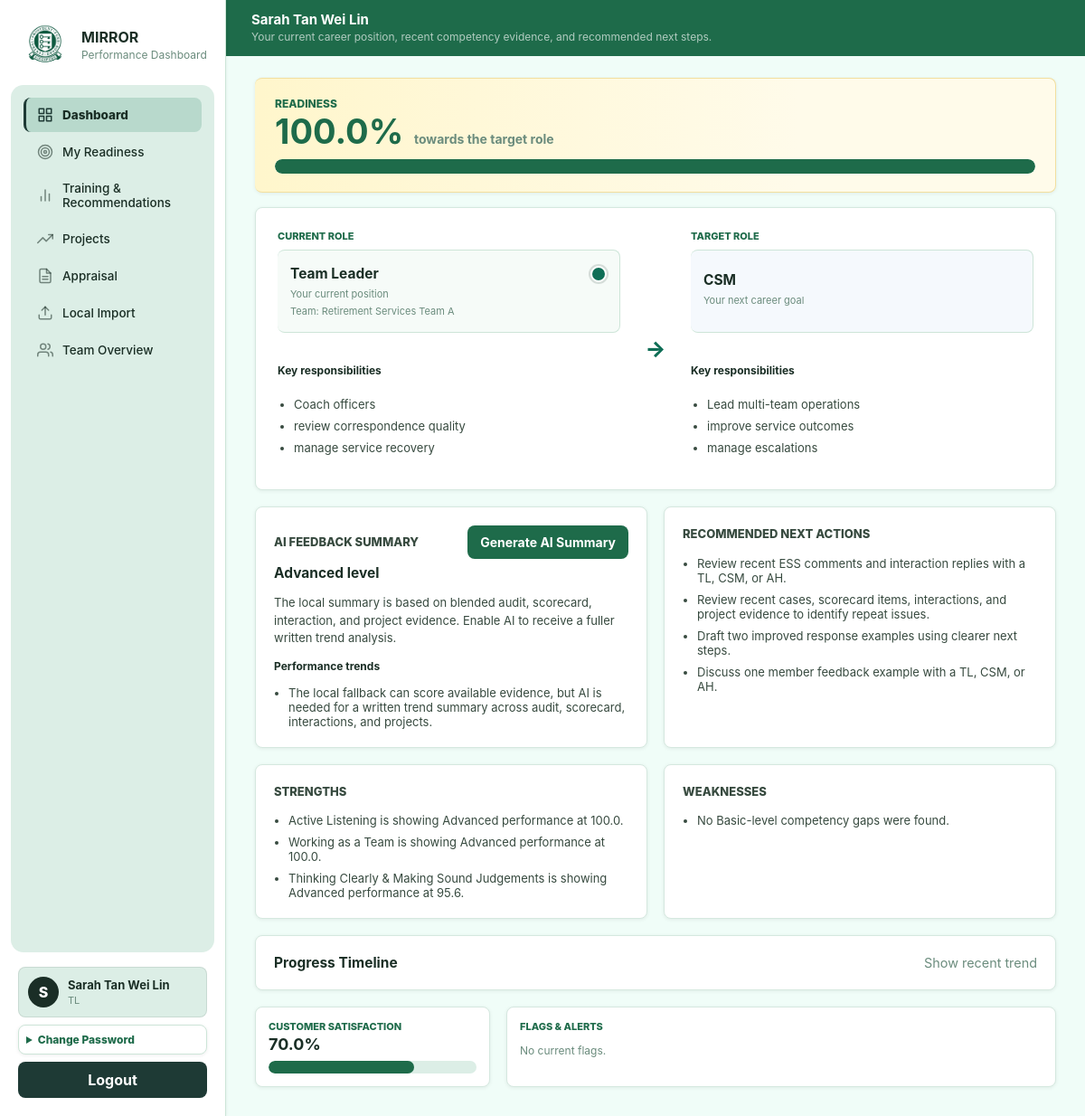
The app's page /dashboard (signed in) with its own data.
### tables this page shows
CREATE TABLE "users" (
              id TEXT PRIMARY KEY,
              username TEXT NOT NULL UNIQUE,
              password_hash TEXT NOT NULL,
              name TEXT NOT NULL,
              role TEXT NOT NULL CHECK (role IN ('CSE', 'TL', 'CSM', 'AH', 'Admin')),
              record_version INTEGER NOT NULL DEFAULT 1,
              updated_at TEXT NOT NULL DEFAULT CURRENT_TIMESTAMP
            );

CREATE TABLE "career_profiles" (
              officer_id TEXT PRIMARY KEY,
              current_role TEXT NOT NULL,
              target_role TEXT NOT NULL,
              responsibilities_json TEXT NOT NULL DEFAULT '[]',
              target_responsibilities_json TEXT NOT NULL DEFAULT '[]',
              updated_at TEXT NOT NULL DEFAULT CURRENT_TIMESTAMP,
              FOREIGN KEY(officer_id) REFERENCES users(id)
            );

### app.py (the view)
@app.route("/dashboard")
@login_required
def dashboard():
    if (
        current_user()["role"] == "Admin"
        and not request.args.get("officer_id")
        and not session.get("view_as_id")
    ):
        return redirect(url_for("admin_page"))
    visible, officer = resolve_visible_officer()
    requested_months = request.args.get("months")
    if requested_months in {"3", "6", "12"}:
        session["dashboard_months"] = requested_months
    months = session.get("dashboard_months", "3")
    data = dashboard_portal_data(
        officer["id"],
        months=int(months) if months.isdigit() else 3,
    )
    return render_page("dashboard.html", data=data, users=visible, officer=officer)

### app.py (called while the page is built)
def current_user():
    user_id = session.get("user_id")
    return find_user(user_id) if user_id else None

def login_required(fn):
    @wraps(fn)
    def wrapper(*args, **kwargs):
        if not current_user():
            return redirect(url_for("login"))
        return fn(*args, **kwargs)
    return wrapper

def render_page(template_name, **page_data):
    user = current_user()
    page_data["logged_in_user"] = user
    visible = visible_users(user, list_users()) if user else []
    viewed_user_id = session.get("view_as_id")
    viewed_user = find_user(viewed_user_id) if viewed_user_id else user
    nav_user = viewed_user if user and user["role"] == "Admin" and viewed_user and viewed_user["id"] != user["id"] else user
    page_data["viewed_user"] = viewed_user
    page_data["nav_user"] = nav_user
    page_data["viewing_options"] = visible
    return render_template(template_name, **page_data)

def resolve_visible_officer():
    user = current_user()
    users = list_users()
    visible = visible_users(user, users)
    officer_id = (
        request.values.get("officer_id")
        or session.get("view_as_id")
        or user["id"]
    )
    if user["role"] == "CSE":
        officer_id = user["id"]
    officer = find_user(officer_id)
    if officer is None:
        officer = user
    if not can_view_user(user, officer):
        abort(403)
    return visible, officer

### db.py (called while the page is built)
def db_path() -> Path:
    return Path(os.getenv("MIRROR_DB_PATH", str(DEFAULT_DB))).resolve()

def connect(path: Path | None = None) -> sqlite3.Connection:
    path = path or db_path()                            ## If caller gives a path, use it. Otherwise use normal app DB path.
    path.parent.mkdir(parents=True, exist_ok=True)      ## create the folder if missing
    conn = sqlite3.connect(path)                        ## opens the DB file, if file does not exist, SQLite can create it
    conn.row_factory = sqlite3.Row                      ## makes rows accessible by column name row["username"] (instead of just index row[0])
    conn.execute("PRAGMA foreign_keys = ON")            ## turns on foreign keys
    conn.execute("PRAGMA journal_mode = WAL")           ## WAL mode helps SQLite handle read/writes more smoothly
    return conn                                         ## return the open connection

def row_to_dict(row: sqlite3.Row | None) -> dict[str, Any] | None:
    return dict(row) if row else None

### services/ai_client.py (called while the page is built)
def ai_provider() -> str:
    return os.getenv("AI_PROVIDER", "local").strip().lower()

### templates/dashboard.html (shortened to what this page needs)
{% extends "base.html" %}
{% block content %}
<header class="page-header">
  <div>
    <h1>{{ officer.name }}</h1>
    <p>Your current career position, recent competency evidence, and recommended next steps.</p>
  </div>
</header>
<section class="dashboard-career-layout">
  <article class="panel dashboard-readiness-meter">
    <div>
      <p class="eyebrow">Readiness</p>
      <strong>{{ data.career.readiness_percent }}%</strong>
      <span>towards the target role</span>
    </div>
    <div class="bar large">
      <div style="width: {{ data.career.readiness_percent }}%"></div>
    </div>
  </article>
  <div class="panel career-pathway-card">
    <div class="career-card">
      <p class="eyebrow">Current Role</p>
      <div class="role-title-box">
        <div class="row-between">
          <h2>{{ data.career.profile.current_role }}</h2>
          {% set light_class = 'red' if data.career.stage == 'Not Ready' else 'amber' if data.career.stage == 'Meeting Expectations' else 'green' %}
          <span class="traffic-light {{ light_class }}" title="{{ data.career.stage }}" aria-label="{{ data.career.stage }}"></span>
        </div>
        <span>Your current position</span>
        <span>Team: {{ data.career.profile.team_name }}</span>
      </div>
      <h3>Key responsibilities</h3>
      <ul class="plain-list">
        {% for item in data.career.profile.responsibilities %}
        <li>{{ item }}</li>
        {% endfor %}
      </ul>
    </div>
    <div class="career-arrow" aria-hidden="true">&rarr;</div>
    <div class="career-card target-card">
      <p class="eyebrow">Target Role</p>
      <div class="role-title-box target-role-title">
        <h2>{{ data.career.profile.target_role }}</h2>
        <span>Your next career goal</span>
      </div>
      <h3>Key responsibilities</h3>
      <ul class="plain-list">
        {% for item in data.career.profile.target_responsibilities %}
        <li>{{ item }}</li>
        {% endfor %}
      </ul>
    </div>
  </div>
</section>
<section class="feedback-grid">
  <article class="panel feedback-card">
    <div class="row-between">
      <p class="eyebrow">AI Feedback Summary</p>
      <form method="post" action="{{ url_for('generate_dashboard_ai_summary') }}">
        <button type="submit">Generate AI Summary</button>
      </form>
    </div>
    <h2>{{ data.feedback.overall_level }} level</h2>
    {% if data.feedback.summary.assessment %}
    <p>{{ data.feedback.summary.assessment }}</p>
    {% endif %}
    {% if data.feedback.evidence_trends %}
    <h3>Performance trends</h3>
    <ul class="plain-list">
      {% for item in data.feedback.evidence_trends[:3] %}
      <li>{{ item }}</li>
      {% endfor %}
    </ul>
    {% endif %}
  </article>
  <article class="panel feedback-card">
    <p class="eyebrow">Recommended Next Actions</p>
    <ul class="plain-list">
      {% for item in data.feedback.improvement_advice[:3] %}<li>{{ item }}</li>{% endfor %}
      {% for item in data.feedback.learning_pathway[:3] %}<li>{{ item }}</li>{% endfor %}
    </ul>
  </article>
</section>
<section class="feedback-grid">
  <article class="panel feedback-card">
    <p class="eyebrow">Strengths</p>
    <ul class="plain-list">
      {% for item in data.feedback.strengths %}<li>{{ item }}</li>
      {% else %}<li>No evidence-backed strengths are available yet.</li>{% endfor %}
    </ul>
  </article>
  <article class="panel feedback-card">
    <p class="eyebrow">Weaknesses</p>
    <ul class="plain-list">
      {% for item in data.feedback.competency_gaps %}<li>{{ item.gap }}</li>
      {% else %}<li>No Basic-level competency gaps were found.</li>{% endfor %}
    </ul>
  </article>
</section>
<details class="panel timeline-panel">
  <summary class="timeline-summary">
    <strong>Progress Timeline</strong>
    <span>Show recent trend</span>
  </summary>
</details>
<section class="dashboard-summary-grid">
  <article class="panel">
    <div class="row-between">
      <div>
        <p class="eyebrow">Customer Satisfaction</p>
        <h2>{{ data.customer_satisfaction }}%</h2>
      </div>
    </div>
    <div class="bar large">
      <div style="width: {{ data.customer_satisfaction }}%"></div>
    </div>
  </article>
  <article class="panel">
    <p class="eyebrow">Flags & Alerts</p>
    <div class="stack">
      {% for flag in data.flags[:5] %}
      <div class="list-card {{ flag.severity }}">
        <strong>{{ flag.title }}</strong>
        <p>{{ flag.detail }}</p>
      </div>
      {% else %}
      <p class="muted">No current flags.</p>
      {% endfor %}
    </div>
  </article>
</section>
{% endblock %}

### templates/base.html (shortened to what this page needs)
<!doctype html>
<html lang="en">
<head>
  <link rel="stylesheet" href="{{ url_for('static', filename='css/app.css', v='flash-overlay-1') }}">
</head>
<body>
  {% if logged_in_user %}
  <aside class="sidebar">
    <div class="brand">
      <img class="brand-mark" src="{{ url_for('static', filename='img/cpf.jpeg') }}" alt="CPF">
      <div>
        <strong>MIRROR</strong>
        <span>Performance Dashboard</span>
      </div>
    </div>
    <nav>
      {% if nav_user.role != "Admin" %}
      <a class="{{ 'active' if request.endpoint == 'dashboard' else '' }}" href="{{ url_for('dashboard') }}">
        <span class="nav-icon"><svg viewBox="0 0 24 24"><rect x="3" y="3" width="7" height="7"></rect><rect x="14" y="3" width="7" height="7"></rect><rect x="14" y="14" width="7" height="7"></rect><rect x="3" y="14" width="7" height="7"></rect></svg></span>
        <span>Dashboard</span>
      </a>
      <a class="{{ 'active' if request.endpoint == 'readiness_page' else '' }}" href="{{ url_for('readiness_page') }}">
        <span class="nav-icon"><svg viewBox="0 0 24 24"><circle cx="12" cy="12" r="10"></circle><circle cx="12" cy="12" r="6"></circle><circle cx="12" cy="12" r="2"></circle></svg></span>
        <span>My Readiness</span>
      </a>
      <a class="{{ 'active' if request.endpoint == 'training_page' else '' }}" href="{{ url_for('training_page') }}">
        <span class="nav-icon"><svg viewBox="0 0 24 24"><line x1="18" y1="20" x2="18" y2="10"></line><line x1="12" y1="20" x2="12" y2="4"></line><line x1="6" y1="20" x2="6" y2="14"></line></svg></span>
        <span>Training & Recommendations</span>
      </a>
      <a class="{{ 'active' if request.endpoint == 'projects_page' else '' }}" href="{{ url_for('projects_page') }}">
        <span class="nav-icon"><svg viewBox="0 0 24 24"><polyline points="23 6 13.5 15.5 8.5 10.5 1 18"></polyline><polyline points="17 6 23 6 23 12"></polyline></svg></span>
        <span>Projects</span>
      </a>
      <a class="{{ 'active' if request.endpoint == 'appraisal_page' else '' }}" href="{{ url_for('appraisal_page') }}">
        <span class="nav-icon"><svg viewBox="0 0 24 24"><path d="M14 2H6a2 2 0 0 0-2 2v16a2 2 0 0 0 2 2h12a2 2 0 0 0 2-2V8z"></path><polyline points="14 2 14 8 20 8"></polyline><line x1="8" y1="13" x2="16" y2="13"></line><line x1="8" y1="17" x2="16" y2="17"></line></svg></span>
        <span>Appraisal</span>
      </a>
      <a class="{{ 'active' if request.endpoint == 'local_import_page' else '' }}" href="{{ url_for('local_import_page') }}">
        <span class="nav-icon"><svg viewBox="0 0 24 24"><path d="M21 15v4a2 2 0 0 1-2 2H5a2 2 0 0 1-2-2v-4"></path><polyline points="17 8 12 3 7 8"></polyline><line x1="12" y1="3" x2="12" y2="15"></line></svg></span>
        <span>Local Import</span>
      </a>
      {% endif %}
      {% if nav_user.role in ["TL", "CSM", "AH"] %}
      <a class="{{ 'active' if request.endpoint == 'team' else '' }}" href="{{ url_for('team') }}">
        <span class="nav-icon"><svg viewBox="0 0 24 24"><path d="M17 21v-2a4 4 0 0 0-4-4H5a4 4 0 0 0-4 4v2"></path><circle cx="9" cy="7" r="4"></circle><path d="M23 21v-2a4 4 0 0 0-3-3.87"></path><path d="M16 3.13a4 4 0 0 1 0 7.75"></path></svg></span>
        <span>Team Overview</span>
      </a>
      {% endif %}
    </nav>
    <div class="sidebar-footer">
      <div class="sidebar-profile">
        <span class="profile-avatar">{{ logged_in_user.name[:1] }}</span>
        <div>
          <strong>{{ logged_in_user.name }}</strong>
          <small>{{ logged_in_user.role }}</small>
        </div>
      </div>
      <details class="password-panel">
        <summary>Change Password</summary>
      </details>
      <form method="post" action="{{ url_for('logout') }}">
        <button class="ghost-button" type="submit">Logout</button>
      </form>
    </div>
  </aside>
  {% endif %}
  <main class="{{ 'shell' if logged_in_user else 'login-shell' }}">
    {% block content %}{% endblock %}
  </main>
</body>
</html>

### records on screen
users: name "S", name "Sarah Tan Wei Lin", role "TL"
career_profiles: career.profile.current_role "Team Leader", career.profile.target_role "CSM"

### other values on screen
{{ data.career.readiness_percent }} "100.0"
{{ data.career.profile.team_name }} "Retirement Services Team A"
{{ item }} "Coach officers" "review correspondence quality" "manage service recovery"
{{ item }} "Lead multi-team operations" "improve service outcomes" "manage escalations"
{{ data.feedback.overall_level }} "Advanced"
{{ data.feedback.summary.assessment }} "The local summary is based on blended audit, scorecard, interaction, and project evidence. Enable AI to receive a fuller written trend analysis."
{{ item }} "The local fallback can score available evidence, but AI is needed for a written trend summary across audit, scorecard, interactions, and projects."
{{ item }} "Review recent ESS comments and interaction replies with a TL, CSM, or AH."
{{ item }} "Review recent cases, scorecard items, interactions, and project evidence to identify repeat issues." "Draft two improved response examples using clearer next steps." "Discuss one member feedback example with a TL, CSM, or AH."
{{ item }} "Active Listening is showing Advanced performance at 100.0." "Working as a Team is showing Advanced performance at 100.0." "Thinking Clearly & Making Sound Judgements is showing Advanced performance at 95.6."
{{ data.customer_satisfaction }} "70.0"
